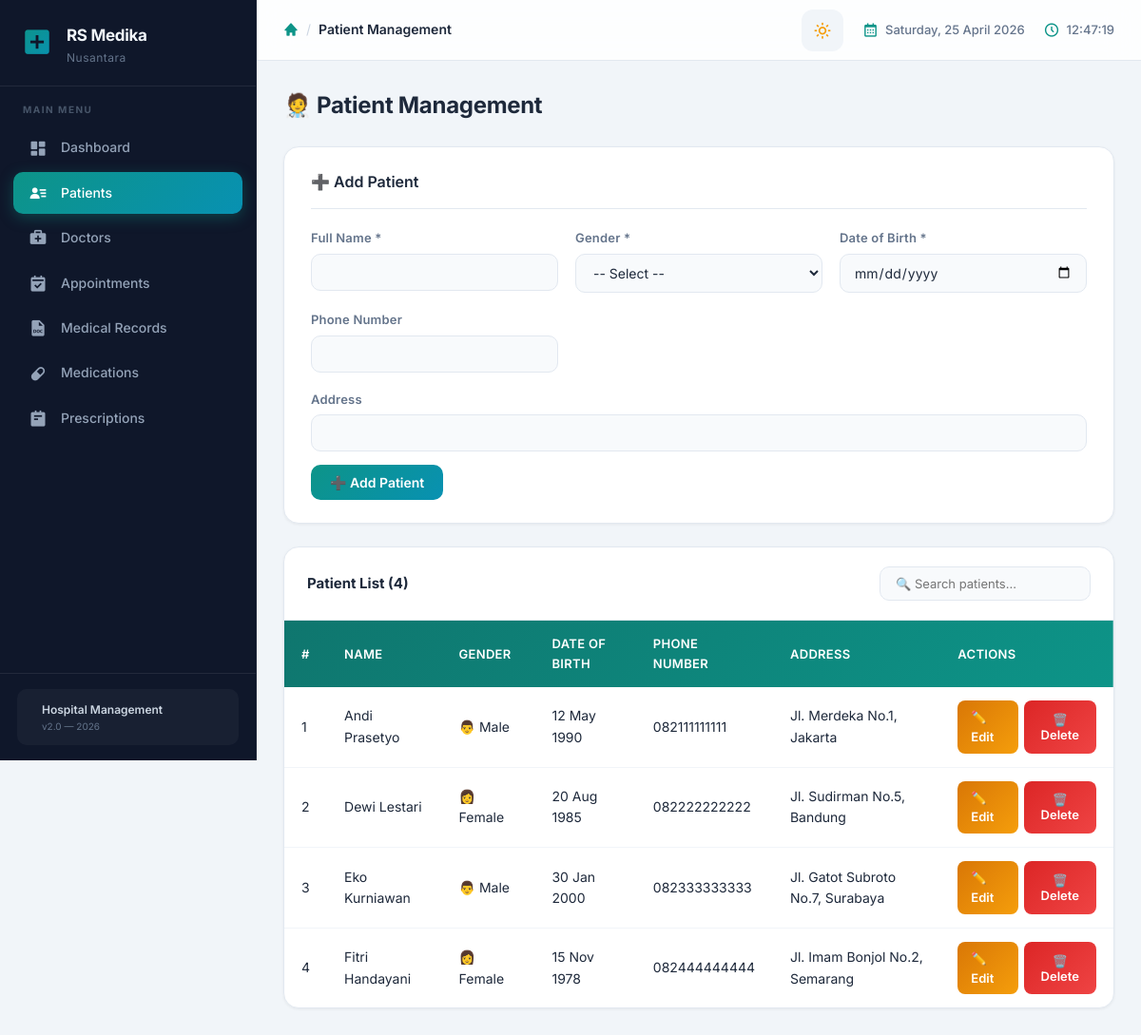
Screenshot of /hospital_db/index.php?page=patients with the database file from the repository.
### tables this page shows
CREATE TABLE IF NOT EXISTS patients (
    patient_id  INT AUTO_INCREMENT PRIMARY KEY,
    name        VARCHAR(100) NOT NULL,
    gender      ENUM('Male','Female') NOT NULL,
    birth_date  DATE NOT NULL,
    address     TEXT,
    phone       VARCHAR(20),
    created_at  TIMESTAMP DEFAULT CURRENT_TIMESTAMP
);

### hospital_db/pages/patients.php (the view, shortened to what this page needs)
<?php
$editData = null;
$patients = mysqli_query($conn, "SELECT * FROM patients ORDER BY created_at DESC");
?>
<div class="page-header">
    <h2>🧑‍⚕️ Patient Management</h2>
</div>
<div class="card">
    <h3><?= $editData ? '✏️ Edit Patient' : '➕ Add Patient' ?></h3>
    <form method="POST" action="index.php?page=patients<?= $editData ? '&edit='.$editData['patient_id'] : '' ?>">
        <div class="form-grid">
            <div class="form-group">
                <label>Full Name *</label>
                <input type="text" name="name" value="<?= htmlspecialchars($editData['name'] ?? '') ?>" required>
            </div>
            <div class="form-group">
                <label>Gender *</label>
                <select name="gender" required>
                    <option value="">-- Select --</option>
                </select>
            </div>
            <div class="form-group">
                <label>Date of Birth *</label>
                <input type="date" name="birth_date" value="<?= $editData['birth_date'] ?? '' ?>" required>
            </div>
            <div class="form-group">
                <label>Phone Number</label>
                <input type="text" name="phone" value="<?= htmlspecialchars($editData['phone'] ?? '') ?>">
            </div>
            <div class="form-group" style="grid-column: 1 / -1">
                <label>Address</label>
                <input type="text" name="address" value="<?= htmlspecialchars($editData['address'] ?? '') ?>">
            </div>
        </div>
        <div class="form-actions" style="margin-top:14px">
            <?php if ($editData): ?>
                <button type="submit" name="edit_patient" class="btn btn-warning">💾 Save Changes</button>
                <a href="index.php?page=patients" class="btn btn-secondary">Cancel</a>
            <?php else: ?>
                <button type="submit" name="add_patient" class="btn btn-primary">➕ Add Patient</button>
            <?php endif; ?>
        </div>
    </form>
</div>
<div class="table-container">
    <div class="table-top">
        <strong>Patient List (<?= mysqli_num_rows($patients) ?>)</strong>
        <input type="text" id="searchInput" placeholder="🔍 Search patients..." oninput="searchTable('searchInput','patientTable')">
    </div>
    <table id="patientTable">
        <thead>
            <tr>
                <th>#</th>
                <th>Name</th>
                <th>Gender</th>
                <th>Date of Birth</th>
                <th>Phone Number</th>
                <th>Address</th>
                <th>Actions</th>
            </tr>
        </thead>
        <tbody>
        <?php
        $no = 1;
        while ($row = mysqli_fetch_assoc($patients)):
        ?>
            <tr>
                <td><?= $no++ ?></td>
                <td><?= htmlspecialchars($row['name']) ?></td>
                <td><?= $row['gender'] === 'Male' ? '👨 Male' : '👩 Female' ?></td>
                <td><?= date('d M Y', strtotime($row['birth_date'])) ?></td>
                <td><?= htmlspecialchars($row['phone'] ?: '-') ?></td>
                <td><?= htmlspecialchars($row['address'] ?: '-') ?></td>
                <td>
                    <div class="action-btns">
                        <a href="index.php?page=patients&edit=<?= $row['patient_id'] ?>" class="btn btn-warning btn-sm">✏️ Edit</a>
                        <button class="btn btn-danger btn-sm"
                            onclick="confirmDelete('index.php?page=patients&delete=<?= $row['patient_id'] ?>','<?= addslashes($row['name']) ?>')">
                            🗑️ Delete
                        </button>
                    </div>
                </td>
            </tr>
        <?php endwhile; ?>
        </tbody>
    </table>
</div>

### hospital_db/assets/css/main.css (style rules this page uses)
:root { --sidebar-w: 270px; --topbar-h: 64px; --primary: #0d9488; --primary-dark: #0f766e; --primary-light: #ccfbf1; --accent: #0891b2; --sidebar-bg: #0f172a; --sidebar-hover: #1e293b; --sidebar-active: #0d9488; --body-bg: #f1f5f9; --card-bg: #ffffff; --text: #1e293b; --text-secondary: #64748b; --border: #e2e8f0; --shadow-sm: 0 1px 3px rgba(0,0,0,.06); --shadow-md: 0 4px 16px rgba(0,0,0,.07); --shadow-lg: 0 12px 40px rgba(0,0,0,.1); --radius: 12px; --radius-lg: 16px; --transition: .25s cubic-bezier(.4,0,.2,1); }
*, *::before, *::after { margin: 0; padding: 0; box-sizing: border-box; }
html { scroll-behavior: smooth; }
body { font-family: 'Inter', -apple-system, BlinkMacSystemFont, sans-serif; background: var(--body-bg); color: var(--text); line-height: 1.6; overflow-x: hidden; }
a { text-decoration: none; color: inherit; }
.page-header { display: flex; justify-content: space-between; align-items: center; margin-bottom: 24px; }
.page-header h2 { font-size: 24px; font-weight: 700; color: var(--text); letter-spacing: -.3px; }
.card { background: var(--card-bg); border-radius: var(--radius-lg); padding: 24px 28px; box-shadow: var(--shadow-sm); border: 1px solid var(--border); margin-bottom: 24px; transition: box-shadow var(--transition); }
.card h3 { font-size: 16px; font-weight: 600; color: var(--text); margin-bottom: 20px; padding-bottom: 14px; border-bottom: 1px solid var(--border); }
.form-grid { display: grid; grid-template-columns: repeat(auto-fit, minmax(230px, 1fr)); gap: 18px; }
.form-group { display: flex; flex-direction: column; gap: 6px; }
.form-group label { font-size: 13px; font-weight: 600; color: var(--text-secondary); letter-spacing: .2px; }
.form-group input, .form-group select, .form-group textarea { padding: 10px 14px; border: 1.5px solid var(--border); border-radius: 10px; font-size: 14px; font-family: inherit; color: var(--text); background: #f8fafc; transition: all var(--transition); }
.form-group input::placeholder { color: #94a3b8; }
.form-actions { display: flex; gap: 10px; margin-top: 8px; }
.btn { padding: 10px 20px; border: none; border-radius: 10px; cursor: pointer; font-size: 14px; font-weight: 600; font-family: inherit; text-decoration: none; display: inline-flex; align-items: center; gap: 6px; transition: all var(--transition); position: relative; overflow: hidden; }
.btn::after { content: ''; position: absolute; inset: 0; background: rgba(255,255,255,0); transition: background var(--transition); }
.btn-primary { background: linear-gradient(135deg, var(--primary), var(--accent)); color: white; }
.btn-warning { background: linear-gradient(135deg, #d97706, #f59e0b); color: white; }
.btn-danger { background: linear-gradient(135deg, #dc2626, #ef4444); color: white; }
.btn-sm { padding: 7px 14px; font-size: 13px; border-radius: 8px; }
.table-container { background: var(--card-bg); border-radius: var(--radius-lg); padding: 0; box-shadow: var(--shadow-sm); border: 1px solid var(--border); overflow: hidden; }
.table-top { display: flex; justify-content: space-between; align-items: center; padding: 20px 24px; border-bottom: 1px solid var(--border); gap: 12px; flex-wrap: wrap; }
.table-top strong { font-size: 15px; color: var(--text); }
.table-top input { padding: 9px 16px; border: 1.5px solid var(--border); border-radius: 10px; font-size: 13px; font-family: inherit; background: #f8fafc; transition: all var(--transition); min-width: 200px; }
table { width: 100%; border-collapse: collapse; }
thead { background: linear-gradient(135deg, var(--primary-dark), var(--primary)); }
thead th { color: white; font-weight: 600; font-size: 13px; letter-spacing: .3px; text-transform: uppercase; }
th, td { padding: 14px 18px; text-align: left; font-size: 14px; }
tbody tr { border-bottom: 1px solid #f1f5f9; transition: background var(--transition); }
tbody tr:last-child { border-bottom: none; }
.action-btns { display: flex; gap: 6px; }
.card, .table-container, .stat-card { animation: fadeUp .5s ease-out both; }
.table-container { animation-delay: .15s; }
body, .sidebar, .topbar, .card, .table-container, .modal, .form-group input, .form-group select, .form-group textarea, .btn-secondary, .alert, .badge, .theme-toggle { transition: background-color .35s ease, color .35s ease, border-color .35s ease, box-shadow .35s ease; }

### rows the page displays
patients: name "Andi Prasetyo", gender "👨 Male", birth_date "12 May 1990", phone "082111111111", address "Jl. Merdeka No.1, Jakarta"
patients: name "Dewi Lestari", gender "👩 Female", birth_date "20 Aug 1985", phone "082222222222", address "Jl. Sudirman No.5, Bandung"
patients: name "Eko Kurniawan", gender "👨 Male", birth_date "30 Jan 2000", phone "082333333333", address "Jl. Gatot Subroto No.7, Surabaya"
patients: name "Fitri Handayani", gender "👩 Female", birth_date "15 Nov 1978", phone "082444444444", address "Jl. Imam Bonjol No.2, Semarang"

### other values shown
$item['label'] "Dashboard"
$item['label'] "Patients"
$item['label'] "Doctors"
$item['label'] "Appointments"
$item['label'] "Medical Records"
$item['label'] "Medications"
$item['label'] "Prescriptions"
$pageTitles[$page] "Patient Management"
mysqli_num_rows($patients) "4"
